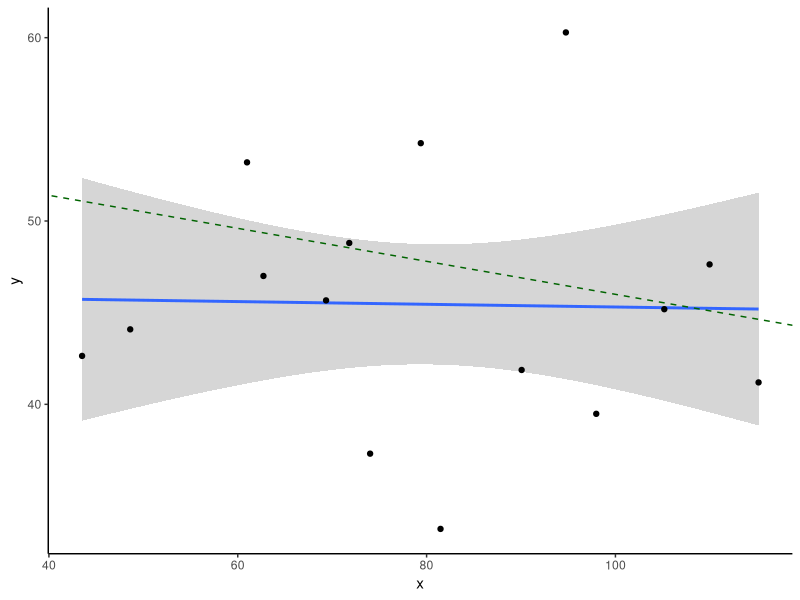
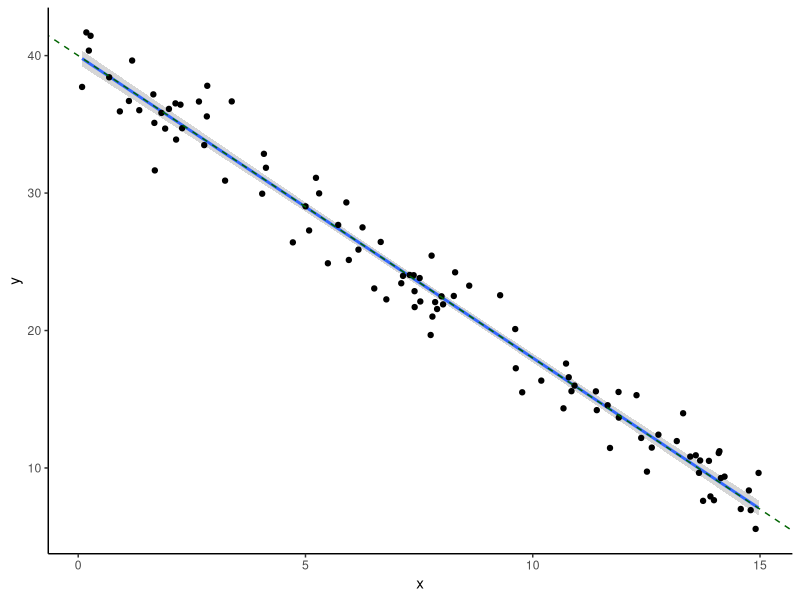
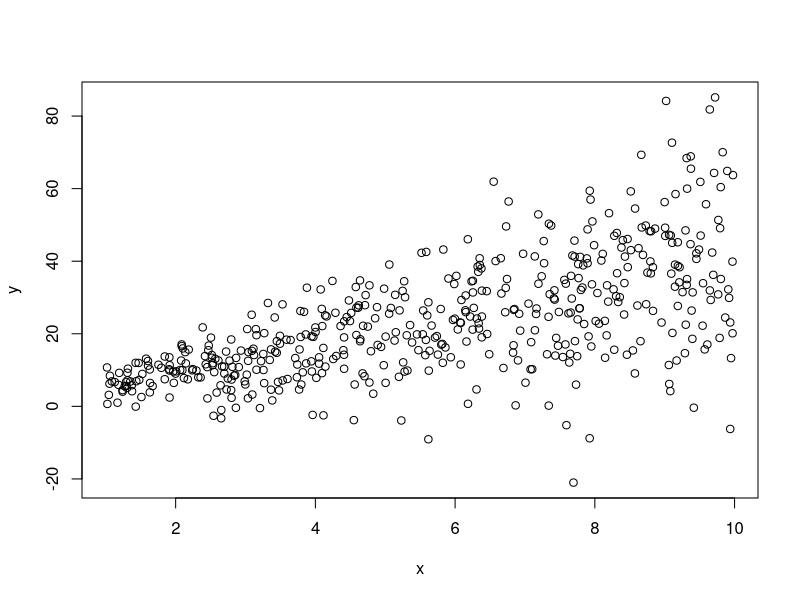
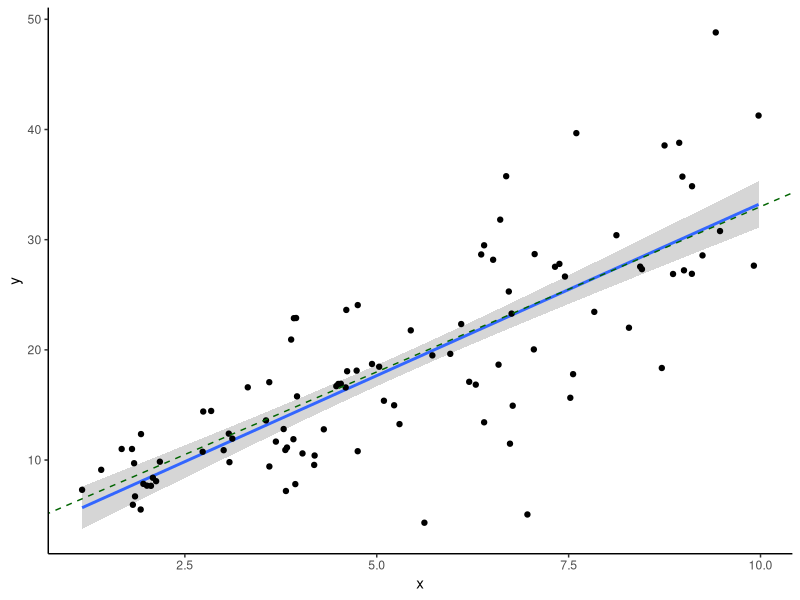
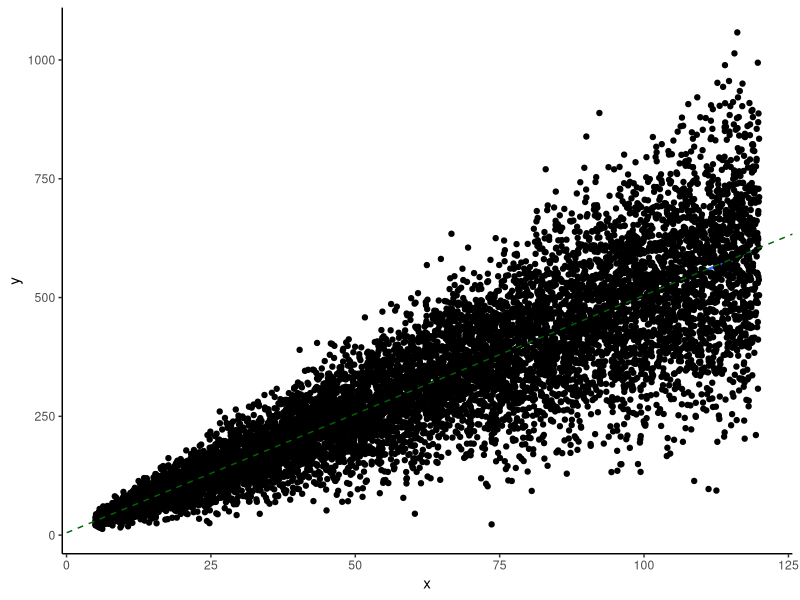

Write R code to recreate these figures, in order. (Note: this script raises an error after producing the figures.)
## ---- chunk 1
library(dplyr)
library(ggplot2)
knitr::opts_chunk$set(echo = TRUE,cache = TRUE)
## ---- chunk 2

#  NRES 746, Lab 2               
#   University of Nevada, Reno                      
#   Data generating models  ------------------------------      

## ---- chunk 3


# exercise 2 ---------

# exercise 2.1a

LMDataSim <- function(N,xlims,parms){
  xvals <- runif(N,xlims[1],xlims[2])
  data.frame(
    x = xvals,
    y = rnorm(N, parms[1] + parms[2]*xvals, parms[3]) 
  )
}

## ---- chunk 4

## exercise 2.1b
# parms = c(55,-0.09,6.8)
# simdat=LMDataSim(5,xlims=c(40,120),parms=parms)
LMVerify <- function(simdat,parms,plot=T){
  mod <- lm(y~x,data=simdat)
  out = list()
  out$fitted_parms <- c(coef(mod),sigma=summary(mod)$sigma)
  ci = confint(mod,level = 0.9)
  out$slope_in <- dplyr::between(parms[2],ci[2,1],ci[2,2] )
  if(plot==T){
    a = ggplot(simdat,aes(x=x,y=y)) +
      geom_smooth(method="lm",level=0.9) +
      geom_point() +
      geom_abline(intercept=parms[1],slope=parms[2], col="darkgreen",lty=2) +
      theme_classic()
    print(a)  
  }
  return(out)
}

## ---- chunk 5

trueparms=c(55,-0.09,6.8)
df <- LMDataSim(15,xlims=c(40,120),parms=trueparms)

LMVerify(df, trueparms, plot=T)

## ---- chunk 6

simdat2 <- LMDataSim(N=100,xlims=c(0,15),parms=c(40,-2.2,1.8) )

LMVerify(simdat2, c(40,-2.2,1.8), plot=T)

## ---- chunk 7

inputvector <- c(1:100) # vector of interest
div_by_three <- 0

for(i in 1:length(inputvector)){
  if(i%%3==0){  # if there is zero remainder after dividing by three
    div_by_three <- div_by_three+1   # then increment the storage variable
  }
}

div_by_three

## ---- chunk 8

which(c(FALSE,TRUE,TRUE,FALSE))

## ---- chunk 9

div_by_three <- length(which(inputvector%%3==0))

## ---- chunk 10

# Exercise 2 -------

## exercise 2.2a

# N=100;xlims=c(0,10);parms=c(0,5,2)
LMDataSim2 <- function(N,xlims,parms){
  xvals <-runif(N,xlims[1],xlims[2])
  data.frame(
    x=xvals,
    y=rnorm(N,parms[1]+parms[2]*xvals,parms[3]*abs(parms[1]+parms[2]*xvals))
  )
}

## ---- chunk 11

test <- LMDataSim2(500,xlims=c(1,10),parms=c(1,4,.5))
plot(test)

## ---- chunk 12

simdat <- LMDataSim2(100,xlims=c(1,10),parms=c(3,3,0.3))
LMVerify(simdat, c(3,3,0.3), plot=T)

## ---- chunk 13

##  Part 2

simdat_lots <- LMDataSim2(10000,xlims=c(5,120),parms=c(5,5,.25))
simdat_sample <- LMDataSim2(N=10,xlims=c(5,120),parms=c(5,5,.25))
temp <- LMVerify(simdat_lots, c(5,5,.25),plot=T)
points(simdat_sample,col="red")

## ---- chunk 14
GetPower <- function(initabund=1000,nreps=1000,trend=-0.03,years=25,days=3,observers=1,survint=2,alpha=0.05){
    # [add code here!]
}
#GetPower(initabund=1000,nreps=1000,trend=-0.03,years=25,days=1,observers=1,survint=2,alpha=0.1)

## ---- chunk 15

############
# Exercise 2.3: power analysis


####### first, read in the functions from the "virtual ecologist" lecture. 

########
# function for computing the number of observed/detected animals in a single survey

    # Arguments:
      # TrueN: true population abundance
      # surveyors: number of survey participants each day
      # days: survey duration, in days

NumObserved <- function(TrueN=1000,surveyors=1,days=3){
  probPerPersonDay <- 0.02      # define the probability of detection per animal per person-day [hard-coded- potentially bad coding practice!]
  probPerDay <- 1-(1-probPerPersonDay)^surveyors      # define the probability of detection per animal per day (multiple surveyors)(animal must be detected at least once)
  probPerSurvey <- 1-(1-probPerDay)^days       # define the probability of detection per animal for the entire survey
  nobs <- rbinom(1,size=TrueN,prob=probPerSurvey)     # simulate the number of animals detected!
  return(nobs)
}
# NumObserved(TrueN=500,surveyors=2,days=7)   # test the new function


#########
# function for computing expected abundance dynamics of a declining population (deterministic component!)

    # Arguments:
      # LastYearAbund: true population abundance in the previous year
      # trend: proportional change in population size from last year

ThisYearAbund <- function(LastYearAbund=1000,trend=-0.03){
  CurAbund <- LastYearAbund + trend*LastYearAbund    # compute abundance this year
  CurAbund <- floor(CurAbund)  # can't have fractional individuals!
  return(CurAbund)
}


########
# develop a function for simulating monitoring data from a declining population

    # Arguments:
      # initabund: true initial population abundance
      # trend: proportional change in population size from last year
      # years: duration of simulation
      # observers: number of survey participants each day
      # days: survey duration, in days
      # survint: survey interval, in years (e.g., 2 means surveys are conducted every other year)

SimulateMonitoringData <- function(initabund=1000,trend=-0.03,years=25,observers=1,days=3,survint=2){
  prevabund <- initabund        # initialize "previous-year abundance" at initial abundance 
  detected <- numeric(years)     # set up storage variable
  for(y in 1:years){            # for each year of the simulation:
    thisAbund <- ThisYearAbund(prevabund,trend)             # compute the current abundance on the basis of the trend
    detected[y] <- NumObserved(thisAbund,observers,days)     # sample the current population using this monitoring scheme
    prevabund <- thisAbund   # set this years abundance as the previous years abundance (to set up the simulation for next year)
  }
  surveyed <- c(1:years)%%survint==0    # which years were surveys actually performed?
  detected[!surveyed] <- NA            # if the survey is not performed that year, return a missing value
  return(detected)       # return the number of individuals detected
}


#########
# finally, develop a function for assessing whether or not a decline was detected:

    # Arguments:
      # monitoringData: simulated results from a long-term monitoring study
      # alpha: define acceptable type-I error rate (false positive rate)

IsDecline <- function(monitoringData,alpha=0.05){
  time <- 1:length(monitoringData)      # vector of survey years
  model <- lm(monitoringData~time)    # for now, let's use ordinary linear regression (perform linear regression on simulated monitoring data)
  p_value <- summary(model)$coefficients["time","Pr(>|t|)"]      # extract the p-value  
  isdecline <- ifelse(summary(model)$coefficients["time","Estimate"]<0,TRUE,FALSE)     # determine if the simulated monitoring data determined a "significant" decline
  sig_decline <- ifelse((p_value<=alpha)&(isdecline),TRUE,FALSE)    # if declining and significant trend, then the monitoring protocol successfully diagnosed a decline
  return(sig_decline)
}


## ---- chunk 16

###########
# Lab exercise 2.3a: develop a "power" function to return the statistical power to detect a decline under alternative monitoring schemes...

GetPower <- function(initabund=1000,nreps=1000,trend=-0.03,years=25,days=3,observers=1,survint=2,alpha=0.05){
  decline <- logical(nreps)
  for(i in 1:nreps){
    detected <- SimulateMonitoringData(initabund,trend,years,observers,days,survint)
    decline[i] <- IsDecline(detected,alpha)
  }
  Power <- sum(decline)/nreps
  return(Power)
}

## ---- chunk 17
GetPower <- function(initabund=1000,nreps=1000,trend=-0.03,years=25,days=3,observers=1,survint=2,alpha=0.05){
  decline <- logical(nreps)
  for(i in 1:nreps){
    detected <- SimulateMonitoringData(initabund,trend,years,observers,days,survint)
    decline[i] <- IsDecline(detected,alpha)
  }
  Power <- sum(decline)/nreps 
  return(Power)
}
## ---- chunk 18

grade_this({
  if (!is.function(.result)) {
    fail("Remember to comment out everything but the function!")
  }
  fail_if(!length(.result(initabund=1000,nreps=10,trend=-0.02,years=10,days=1,observers=1,survint=2,alpha=0.1))==1, "your function output should return just one number")
  fail_if(is.na(.result(initabund=1000,nreps=10,trend=-0.02,years=10,days=1,observers=1,survint=2,alpha=0.1)), "your function output should be a real number between 0 and 1 - not NA!")
  fail_if(.result(initabund=1000,nreps=10,trend=-0.02,years=10,days=1,observers=1,survint=2,alpha=0.1)<0, "your function output should be a real number between 0 and 1")
  fail_if(.result(initabund=1000,nreps=10,trend=-0.02,years=10,days=1,observers=1,survint=2,alpha=0.1)>1, "your function output should be a real number between 0 and 1")
  pass_if(near(.result(initabund=1000,nreps=1000,trend=-0.02,years=20,days=1,observers=1,survint=2,alpha=0.1),
              .solution(initabund=1000,nreps=1000,trend=-0.02,years=20,days=1,observers=1,survint=2,alpha=0.1),0.05))
  fail()
})


## ---- chunk 19

########
# exercise 2.3b

########  survey intervals

initabund = 1000
survints <- c(1:5)
powers <- numeric(length(survints))
for(i in 1:length(survints)){
  powers[i] <- GetPower(survint=survints[i])
}

plot(powers~survints,xlab="Survey interval(years)",ylab="Statistical Power",main="Power to detect trend, by sampling interval")

#######  number of observers

initabund = 1000
observers <- c(1:10)
powers <- numeric(length(observers))
for(i in 1:length(observers)){
  powers[i] <- GetPower(observers=observers[i],days=1,survint=3)
}

plot(powers~observers,xlab="# observers",ylab="Statistical Power",main="Power to detect trend, by observers")

####### days per survey bout

initabund = 1000
days <- c(1:5)
powers <- numeric(length(days))
for(i in 1:length(days)){
  powers[i] <- GetPower(days=days[i])
}

plot(powers~days,xlab="days per bout",ylab="Statistical Power",main="Power to detect trend, by days per sampling bout")
